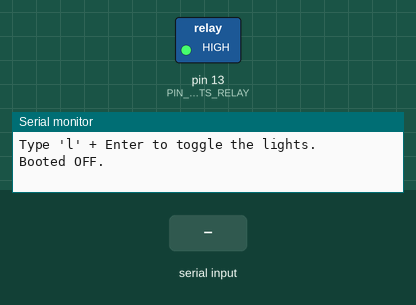
This sketch was run on a simulated Arduino Uno, built with avr-gcc and run on an emulated ATmega328P. Parts: switched loads named in the sketch (green lamp = pin HIGH), the last lines printed to the serial monitor. Inputs (shaded band) come from the test bench.

Above: at 1.7 s.
1.8 s: "l" received over Serial
At 2.2 s:
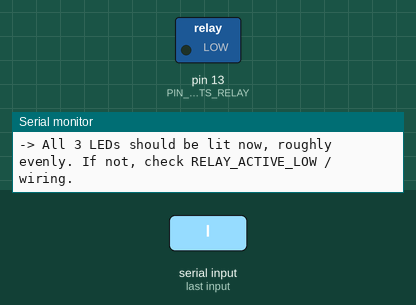
3.3 s: "L" received over Serial
At 4.5 s:
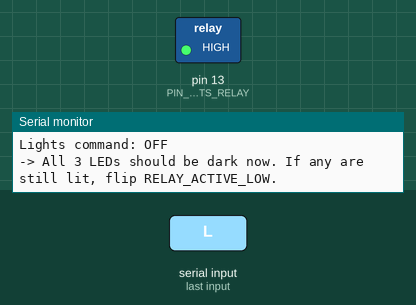
Timing chart, 0 to 6.3 s (numbered marks = the images above; inputs shaded):
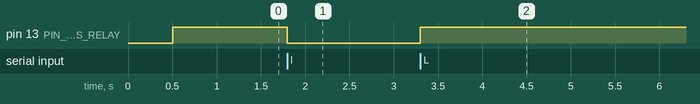

The sketch:

BenchTest.ino
```cpp
/*
  ============================================================================
  BSH-PowerBox -- Phase A Step 2: Lights Relay Alone (3 LEDs, one per floor)
  ============================================================================
  Purpose: confirm the lights relay channel switches all 3 floor LEDs
  together cleanly, and find out whether your real relay module is
  active-LOW or active-HIGH -- don't assume it matches the Wokwi sim
  (which needed active-HIGH, a simulator-only quirk; most real modules
  are active-LOW).

  Wiring: relay IN1 -> GPIO 13, relay VCC -> 5V, relay GND -> ESP32 GND,
  all 3 LEDs in parallel (each with its own resistor) on the channel-1
  NO/COM side. See Firmware/BSH-PowerBox/Lights_Relay/Wiring.md.

  Usage: open Serial Monitor at 115200 baud, type 'l' + Enter to toggle.
  If the LEDs turn ON when the log says OFF (or vice versa), flip
  RELAY_ACTIVE_LOW below and re-flash. Also check all 3 LEDs are roughly
  equally bright -- a big mismatch usually means a wiring/resistor issue
  on that one branch, not a polarity problem.
  ============================================================================
*/

const int PIN_LIGHTS_RELAY = 13;

// Start with the common real-hardware assumption (active-LOW). Flip this
// if the LEDs behave backwards from what the Serial log says.
const bool RELAY_ACTIVE_LOW = true;

bool lightsOn = false;

void setRelay(int pin, bool on) {
  bool level = RELAY_ACTIVE_LOW ? !on : on;
  digitalWrite(pin, level ? HIGH : LOW);
}

void setup() {
  Serial.begin(115200);
  delay(500);
  Serial.println();
  Serial.println("=== Phase A Step 2: Lights Relay Alone (3 LEDs) ===");
  Serial.println("Type 'l' + Enter to toggle the lights.");

  pinMode(PIN_LIGHTS_RELAY, OUTPUT);
  setRelay(PIN_LIGHTS_RELAY, false);  // boot state: off
  Serial.println("Booted OFF.");
}

void loop() {
  while (Serial.available()) {
    char c = Serial.read();
    if (c == 'l' || c == 'L') {
      lightsOn = !lightsOn;
      setRelay(PIN_LIGHTS_RELAY, lightsOn);
      Serial.print("Lights command: ");
      Serial.println(lightsOn ? "ON" : "OFF");
      Serial.println(lightsOn
        ? "-> All 3 LEDs should be lit now, roughly evenly. If not, check RELAY_ACTIVE_LOW / wiring."
        : "-> All 3 LEDs should be dark now. If any are still lit, flip RELAY_ACTIVE_LOW.");
    }
  }
}
```

Measured:
- after the input at 1.8 s, pin 13 (PIN_LIGHTS_RELAY): HIGH → LOW at once
- after the input at 3.3 s, pin 13 (PIN_LIGHTS_RELAY): LOW → HIGH at once
